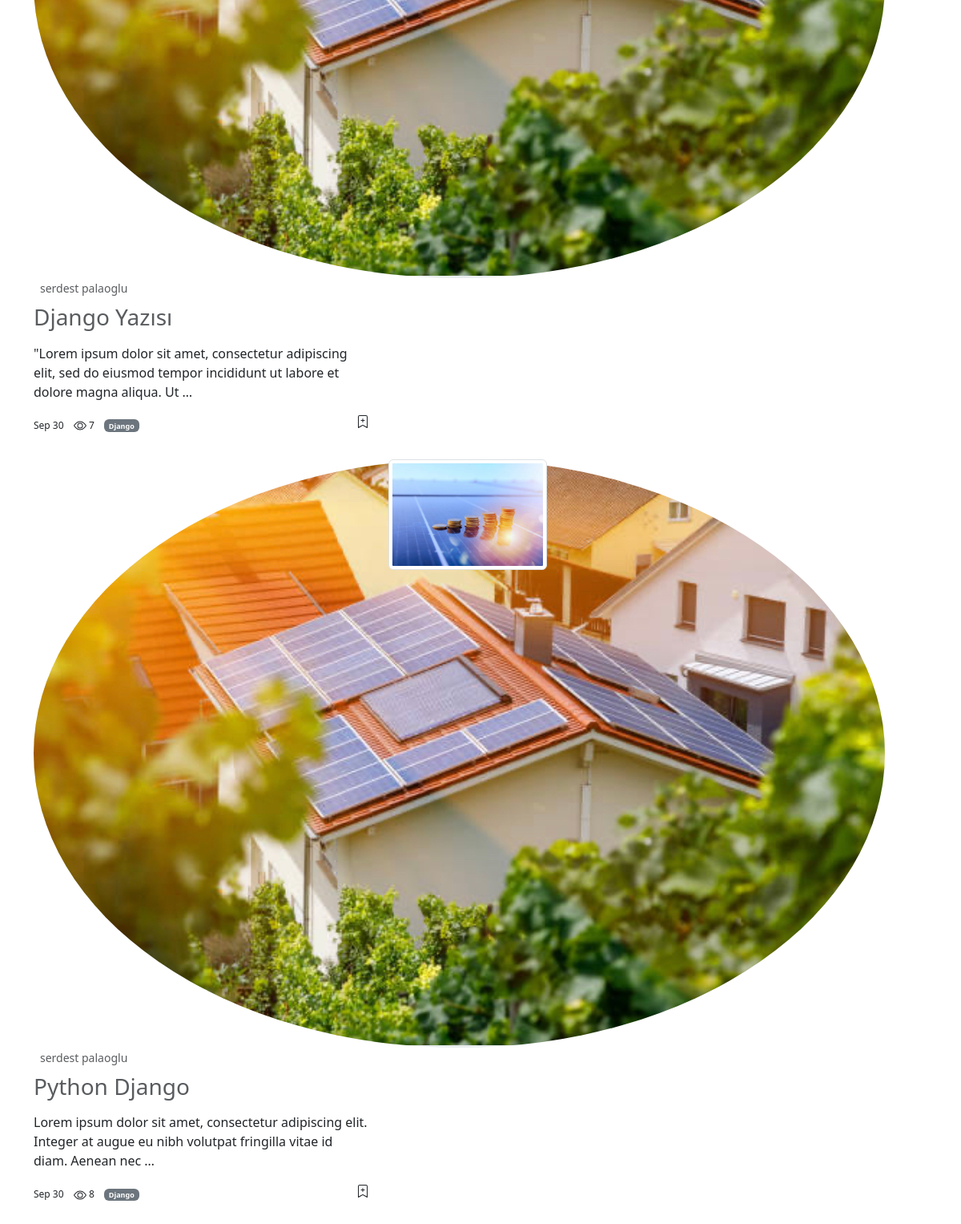
Before: / (lower part) with the older database file.
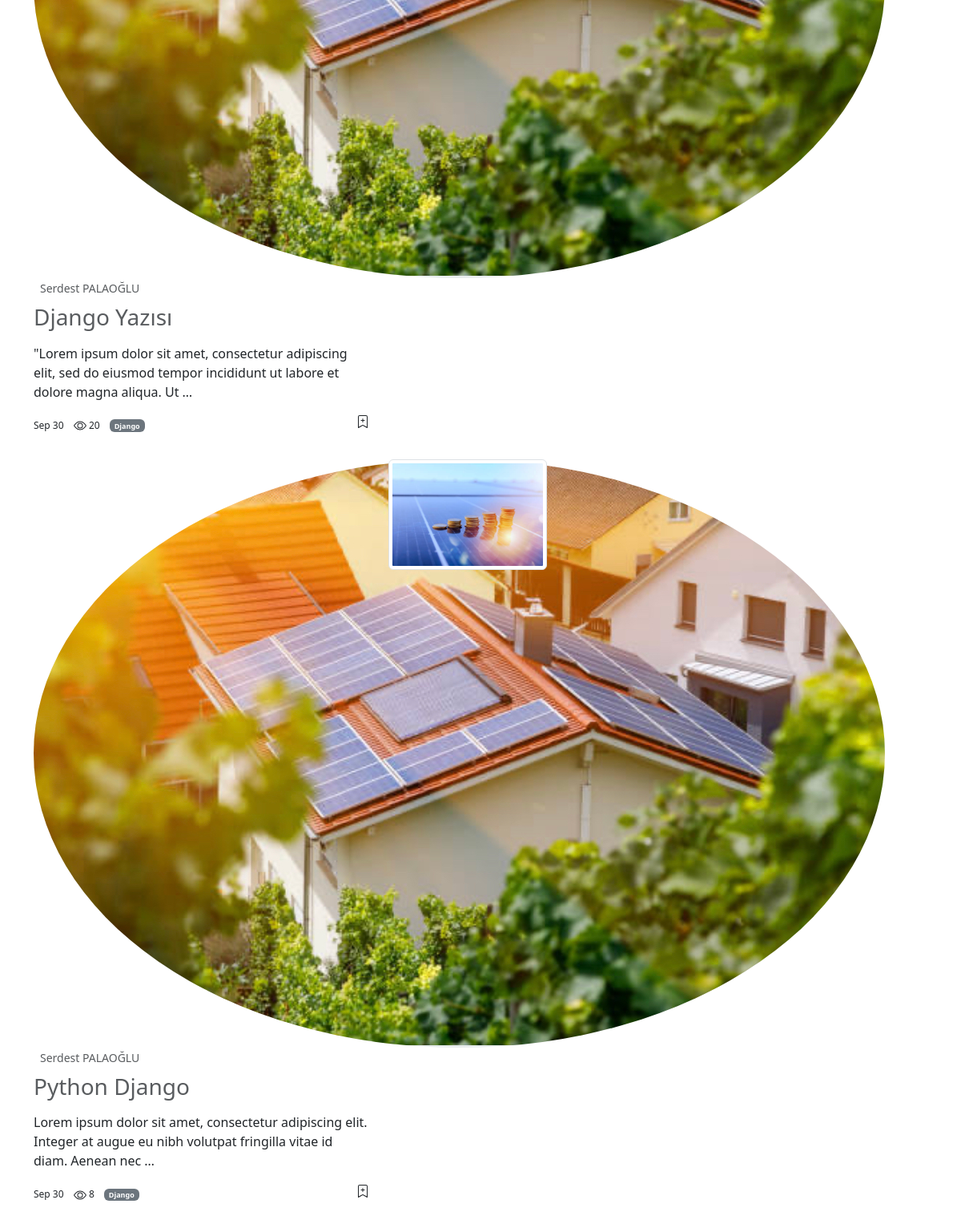
After: the same page with the newer database file.
### blog/models.py (models this page shows, shortened)
class BaseModel(models.Model):
    title = models.CharField(max_length=200)
    slug = AutoSlugField(populate_from='title', unique=True)
    is_active = models.BooleanField(default=True)
    created_at = models.DateTimeField(auto_now_add=True)
    updated_at = models.DateTimeField(auto_now=True)
    class Meta:
        abstract = True
        ordering = ('title',)

class BlogPost(BaseModel):
    user = models.ForeignKey(User, on_delete=models.CASCADE)
    content = HTMLField(blank=True, null=True)
    category = models.ForeignKey(Category, on_delete=models.SET_NULL, null=True)
    tag = models.ManyToManyField(Tag,)
    cover_image = models.ImageField(upload_to='post')
    view_count = models.PositiveBigIntegerField(default=0)
    class Meta:
        ordering = ('-created_at',)
    def get_absolute_url(self):
        return reverse(
            'read:post_detail_view',
            kwargs={
                "user_slug": self.user.profile.slug,
                "post_slug": self.slug
            }
        )

class Category(BaseModel):
    def __str__(self):
        return self.title
    def get_absolute_url(self):
        return reverse(
            'blog:category_view',
            kwargs={
                "category_slug": self.slug
            }
        )

### user_profile/models.py (models this page shows, shortened)
class Profile(models.Model):
    user = models.OneToOneField(User, on_delete=models.CASCADE)
    avatar = models.ImageField(upload_to='avatar')
    instagram = models.CharField(max_length=200)
    slug = models.SlugField(max_length=200)
    info = tinymce_models.HTMLField(blank=True, null=True)
    def get_all_posts_url(self):
        return reverse(
            'read:all_posts_view',
            kwargs={
                "user_slug": self.slug
            }
        )

### page/views.py (the view)
# urls.py: path('', home_view, name='home_view'),
def home_view(request):
    posts = BlogPost.objects.filter(is_active=True)
    tags = Tag.objects.filter(is_active=True)
    categories = Category.objects.filter(is_active=True)
    context = dict(
        posts=posts,
        tags=tags,
        categories=categories,
    )
    return render(request, 'page/home_page.html', context)

### blog/models.py (called while the page is built)
    def get_absolute_url(self):
        return reverse(
            'blog:tag_view',
            kwargs={
                "tag_slug": self.slug
            }
        )

### page/templates/page/home_page.html (shortened to what this page needs)
{% extends 'core/base.html' %}
{% block content %}
<section class="container mt-5">
    <div class="row">
        <main class="col-sm-7">
            {% for post in posts %}
                {% include 'blog/components/post.html' %}
            {% endfor %}
        </main>
        <aside class="col-sm-4 offset-sm-1">
        </aside>
    </div>
</section>
{% endblock content %}

### blog/templates/blog/components/post.html (shortened to what this page needs)
{% load thumbnail %}
<article class="row mb-3">
    <div class="col-sm-8">
        <div>
            <a href="{{ post.user.profile.get_all_posts_url  }}" class="text-decoration-none text-muted">
                <img src="{{ post.user.profile.avatar|thumbnail_url:'avatar' }}" class="rounded-circle" alt="">
                <small class="ms-2">{{ post.user.get_full_name }}</small>
            </a>
        </div>
        <h3 class="mt-2">
            <a href="{{ post.get_absolute_url }}" class="text-decoration-none text-muted">{{ post.title }}</a>
        </h3>
        <p class="text-muted">
            {{ post.content|safe|truncatewords_html:20 }}
        </p>
        <ul class="list-inline">
            <li class="list-inline-item fs-12">Sep 30</li>
            <li class="list-inline-item fs-12">
                   {{ post.view_count }}
            </li>
            <li class="list-inline-item fs-12">
                <span class="badge bg-secondary">
                <a href="{{ post.category.get_absolute_url }}" class="text-decoration-none text-white">
                    {{ post.category }}
                </a>
                </span>
            </li>
            <li class="list-inline-item fs-12 float-end">
            </li>
        </ul>
    </div>
    <div class="col-sm-4">
        <img src="{{ post.cover_image|thumbnail_url:'thumbnail' }}" alt="" class="w-100 img-thumbnail">
    </div>
</article>

Changed rows visible on the page:
changed BlogPost "Django Yazısı": user.get_full_name "serdest palaoglu" → "Serdest PALAOĞLU"; view_count "7" → "20"
changed through a linked row, BlogPost "Python Django": user.get_full_name "serdest palaoglu" → "Serdest PALAOĞLU"
